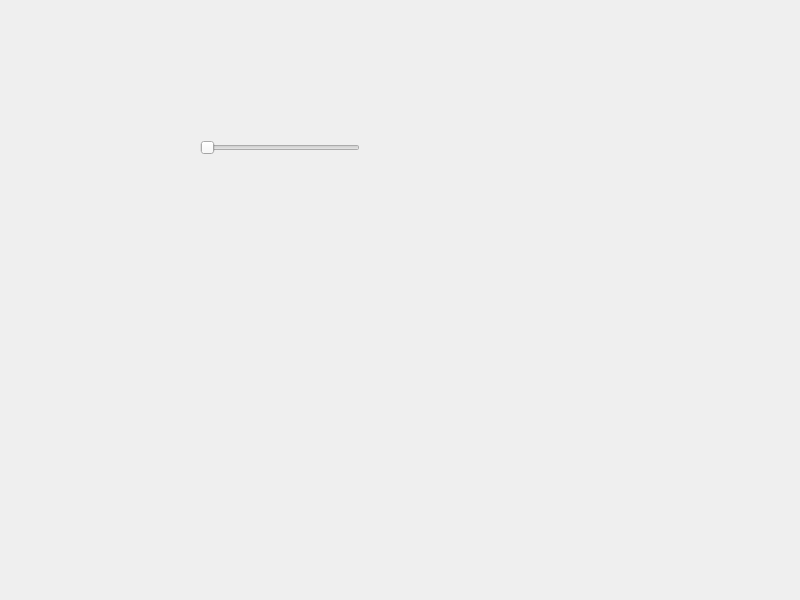
<?xml version="1.0" encoding="UTF-8"?>
<ui version="4.0">
 <class>Dialog</class>
 <widget class="QDialog" name="Dialog">
  <property name="geometry">
   <rect>
    <x>0</x>
    <y>0</y>
    <width>800</width>
    <height>600</height>
   </rect>
  </property>
  <property name="windowTitle">
   <string>Dialog</string>
  </property>
  <widget class="QSlider" name="horizontalSlider">
   <property name="geometry">
    <rect>
     <x>200</x>
     <y>140</y>
     <width>160</width>
     <height>16</height>
    </rect>
   </property>
   <property name="orientation">
    <enum>Qt::Horizontal</enum>
   </property>
  </widget>
 </widget>
 <resources/>
 <connections/>
</ui>
